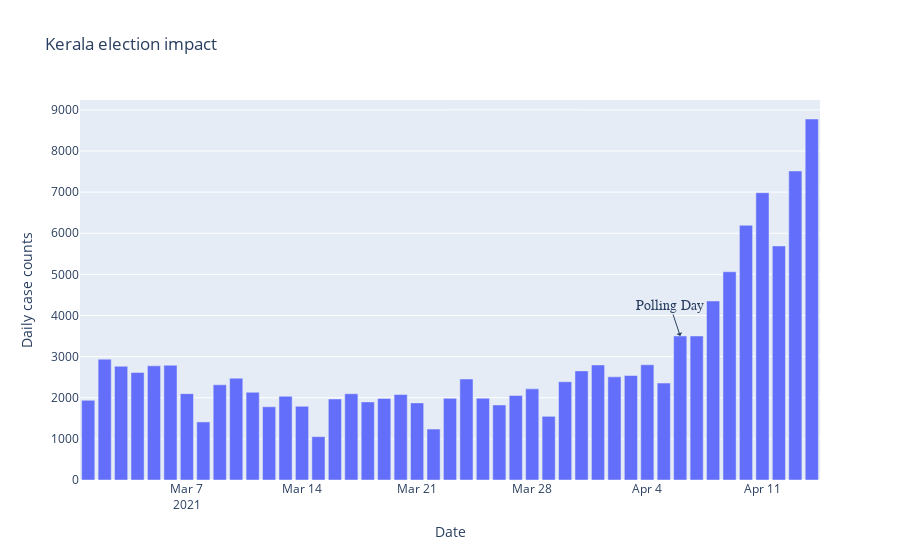

The cell this chart's notebook holds for it:
### Code cell
#Kerala election days : 6 April

#No real increase in case counts seen in the month preceding election -> campaigning did not have an adverse effect?

#In the 14 days following the last polling day (April 6), a large spike in cases is seen

#Fair to assume that this spike is largely due to people contracting the virus on the last polling day, considering the 7-14 day incubation period?

fig = px.bar(kerala.loc[election_mask], x = 'Date', y = 'new cases', labels = {'x': "Date", 'new cases': 'Daily case counts'}, title = 'Kerala election impact')

fig.add_annotation(
            x='2021-04-06', y=3502,
            text="Polling Day",
            font=dict(
            family="Courier New, monospace",
            size=14,
            ),
            showarrow=True,
            arrowhead=1
)


fig.show()

### Figure 1 — Plotly figure (JSON) as saved in the notebook; plotly's stock layout.template omitted (floating-point values rounded to 4 significant figures)
{"data": [{"alignmentgroup": "True", "hovertemplate": "Date=%{x}<br>Daily case counts=%{y}<extra></extra>", "legendgroup": "", "marker": {"color": "#636efa"}, "name": "", "offsetgroup": "", "orientation": "v", "showlegend": false, "textposition": "auto", "type": "bar", "x": ["2021-03-01", "2021-03-02", "2021-03-03", "2021-03-04", "2021-03-05", "2021-03-06", "2021-03-07", "2021-03-08", "2021-03-09", "2021-03-10", "2021-03-11", "2021-03-12", "2021-03-13", "2021-03-14", "2021-03-15", "2021-03-16", "2021-03-17", "2021-03-18", "2021-03-19", "2021-03-20", "2021-03-21", "2021-03-22", "2021-03-23", "2021-03-24", "2021-03-25", "2021-03-26", "2021-03-27", "2021-03-28", "2021-03-29", "2021-03-30", "2021-03-31", "2021-04-01", "2021-04-02", "2021-04-03", "2021-04-04", "2021-04-05", "2021-04-06", "2021-04-07", "2021-04-08", "2021-04-09", "2021-04-10", "2021-04-11", "2021-04-12", "2021-04-13", "2021-04-14"], "xaxis": "x", "y": [1938, 2938, 2765, 2616, 2776, 2791, 2100, 1412, 2316, 2475, 2133, 1780, 2035, 1792, 1054, 1970, 2098, 1899, 1984, 2078, 1875, 1239, 1985, 2456, 1989, 1825, 2055, 2216, 1549, 2389, 2653, 2798, 2508, 2541, 2802, 2357, 3502, 3502, 4353, 5063, 6194, 6986, 5692, 7515, 8778], "yaxis": "y"}], "layout": {"annotations": [{"arrowhead": 1, "font": {"family": "Courier New, monospace", "size": 14}, "showarrow": true, "text": "Polling Day", "x": "2021-04-06", "y": 3502}], "barmode": "relative", "legend": {"tracegroupgap": 0}, "title": {"text": "Kerala election impact"}, "xaxis": {"anchor": "y", "domain": [0, 1], "title": {"text": "Date"}}, "yaxis": {"anchor": "x", "domain": [0, 1], "title": {"text": "Daily case counts"}}}}
